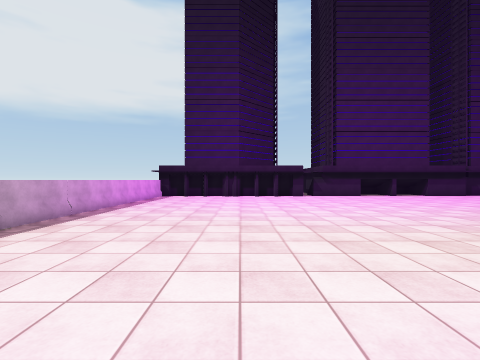
[1] (above)

24 first-person views from a walk through a 3-D level made in the Unity game engine. The camera is 1.4 m above the floor, looks level and sees 85° across. The floor is counted in squares, 2 m on a side. Each view is taken from the middle of a square. On the plan, view 1 faces up. The plan holds only what a view shows up to about 9 squares ahead; the rest is blank. The place goes on beyond the plan. The player is left out. Surface patterns are stand-ins for the level's own textures.

[2]
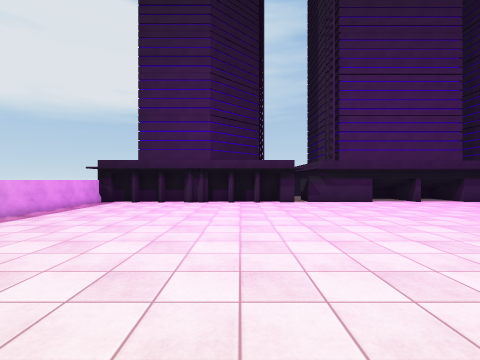

[3]
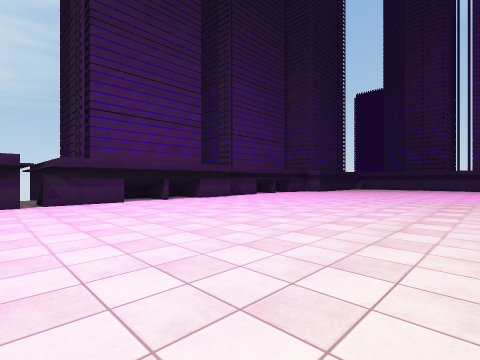

[4]
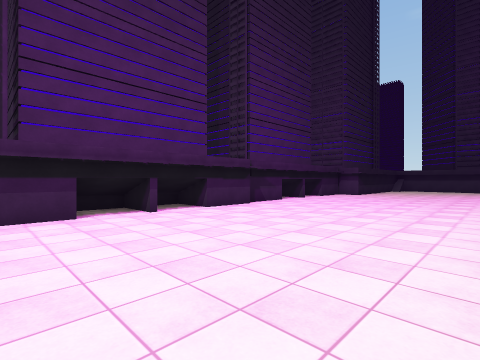

[5]
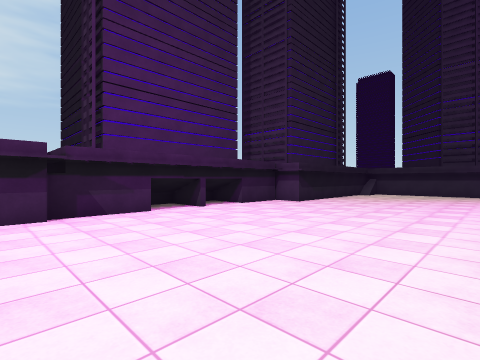

[6]
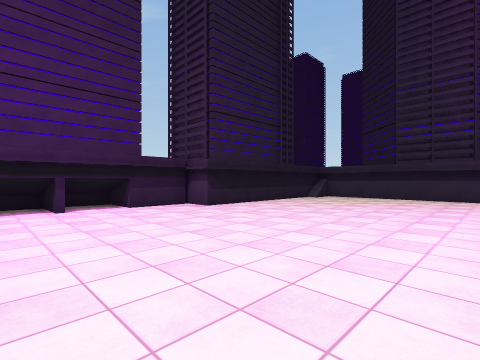

[7]
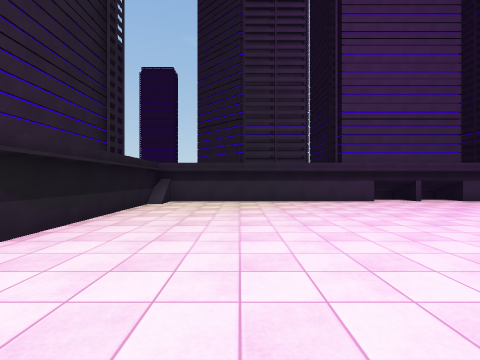

[8]
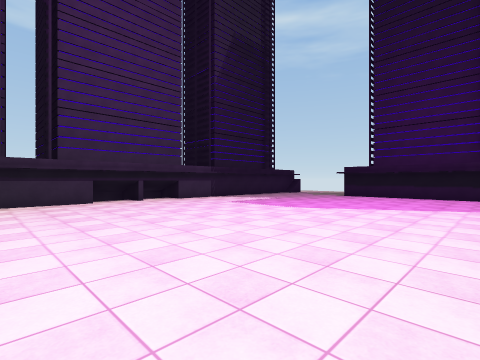

[9]
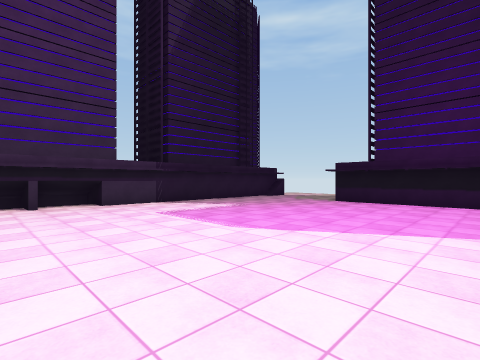

[10]
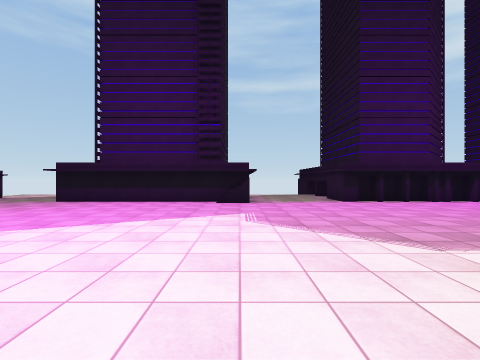

[11]
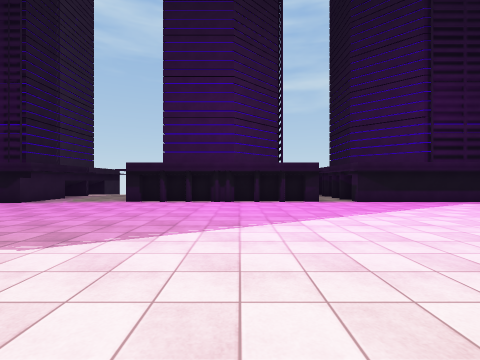

[12]
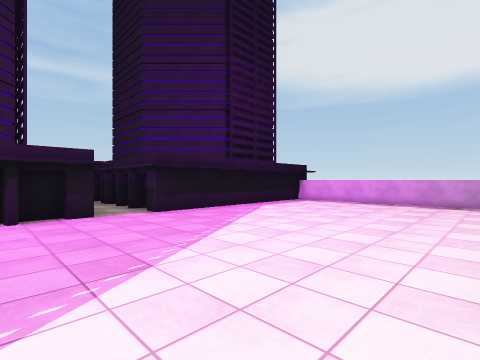

[13]
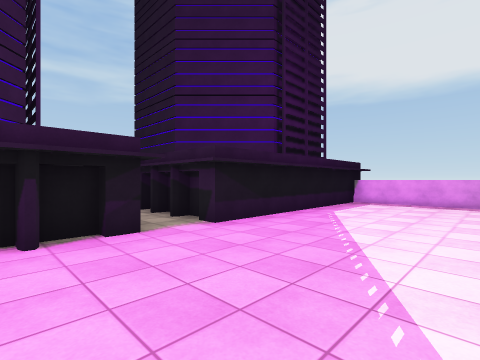

[14]
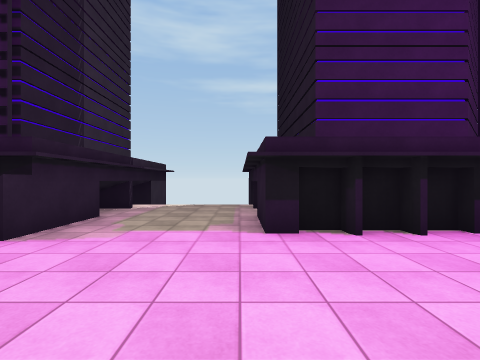

[15]
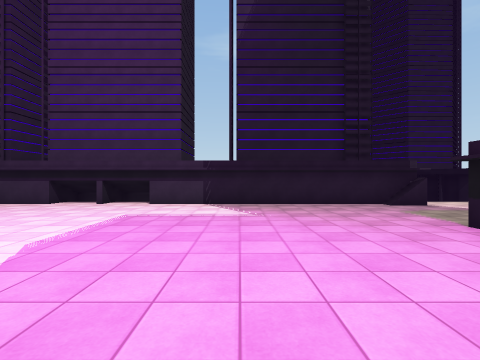

[16]
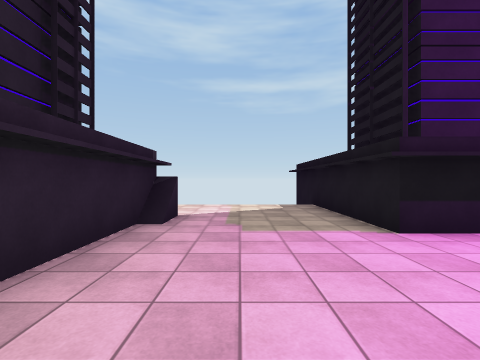

[17]
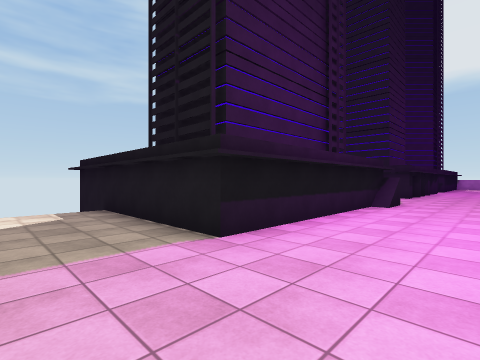

[18]
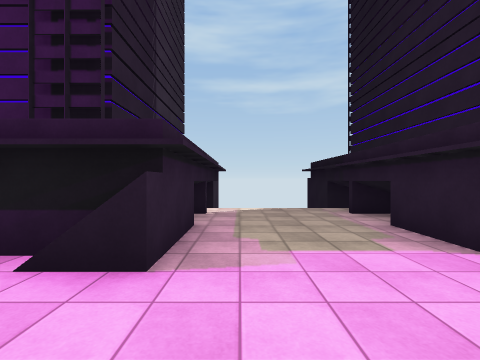

[19]
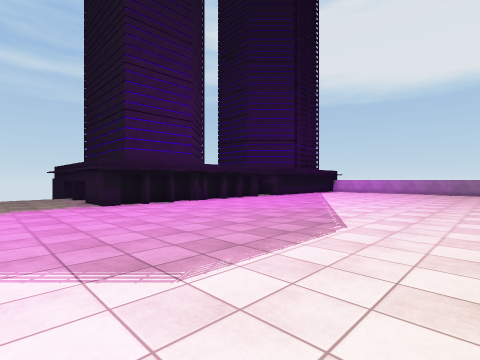

[20]
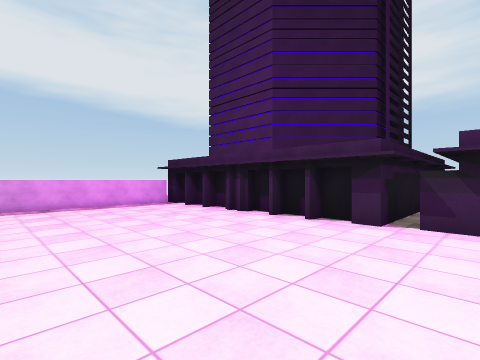

[21]
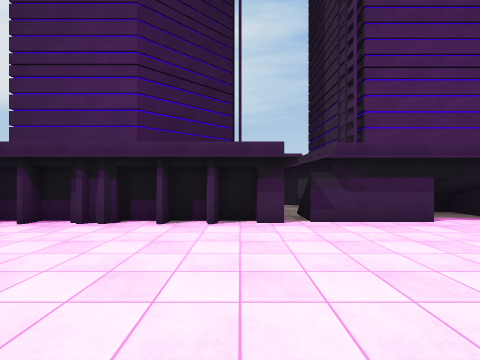

[22]
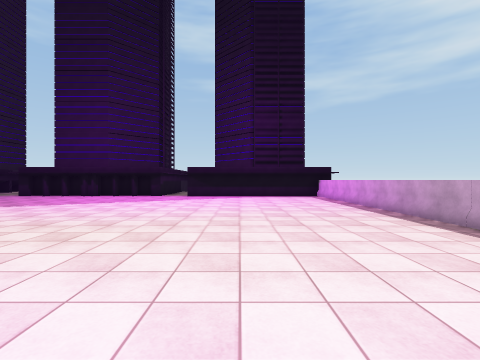

[23]
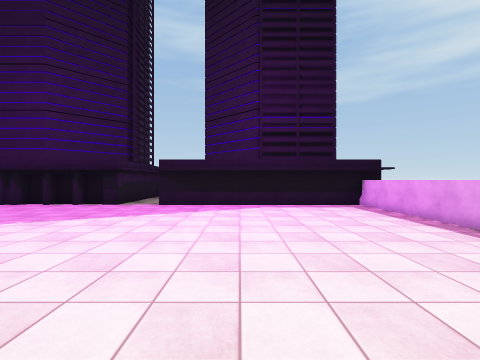

[24]
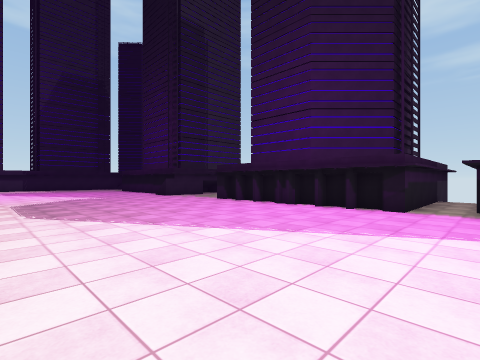

### Floor plan
Key: @ floor where view 1 was taken; . floor; B barricade; U building.
Columns run from 4 left of view 1 to 24 right of it. Each row starts with its distance up from view 1.
 17        U       U
 16       UUUU     U
 15       UUUU     U
 14      UU.UU     U
 13     UUU.UUUUU  UUUUU U
 12  UUUUUU.UUUUUUUUUUUUUUUUUUU
 11 B....................UUUUUUU
 10 B..........................U
  9 B..........................U
  8 B..........................U
  7 B..........................U
  6 B..........................UU
  5 B..........................UU
  4 B..........................UU
  3 B............... ..........UU
  2 B..........................UU
  1 B..........................UU
  0 B...@......................UU
 -1 B..........................U
 -2 B..........................UU
 -3 B..........................UU
 -4 B..........................UU
 -5 B................U.........UU
 -6  UUUUUU.UUUUUU...UUUUUUU...UU
 -7     UUU.UUU  U...UU   UU...U
 -8      UU.UU   U...UU   UU....
 -9      UU.U    U...UU   UU....
-10      U UU    UU  UU    U
-11      U  U    UU  UU    U
-12               U  U     U

Where each view was taken, in squares from view 1:
view 1: 0 up, 0 right, facing up
view 2: 3 up, 1 right, facing up
view 3: 3 up, 2 right, facing up-right
view 4: 6 up, 4 right, facing up-right
view 5: 6 up, 9 right, facing up-right
view 6: 5 up, 12 right, facing up-right
view 7: 8 up, 14 right, facing right
view 8: 6 up, 14 right, facing down-right
view 9: 3 up, 15 right, facing down-right
view 10: 3 up, 13 right, facing down
view 11: 3 up, 6 right, facing down
view 12: 0 up, 5 right, facing down-left
view 13: 2 down, 5 right, facing down-left
view 14: 2 down, 10 right, facing down
view 15: 2 down, 15 right, facing right
view 16: 2 down, 21 right, facing down
view 17: 3 down, 21 right, facing down-left
view 18: 3 down, 12 right, facing down
view 19: 2 up, 12 right, facing down-left
view 20: 7 up, 4 right, facing up-left
view 21: 7 up, 2 right, facing up
view 22: 6 up, 0 right, facing down
view 23: 2 up, 0 right, facing down
view 24: 1 up, 2 right, facing down-right
